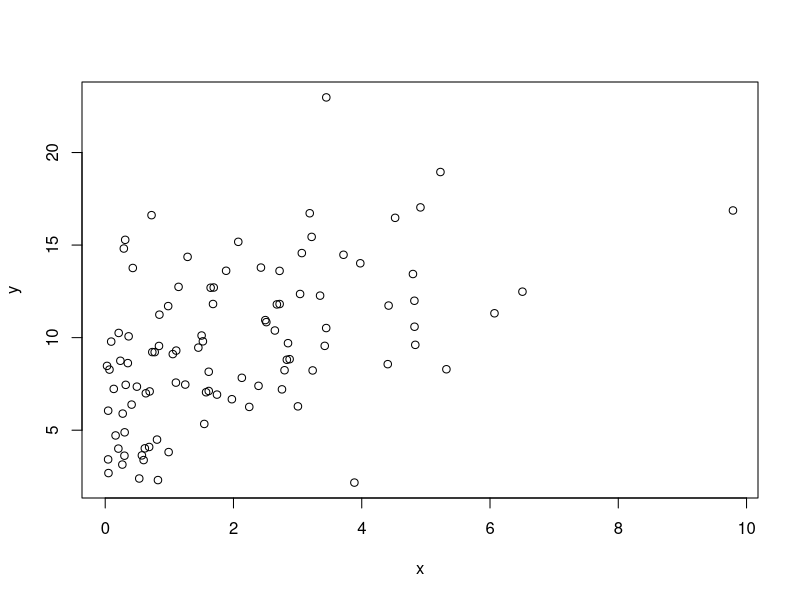
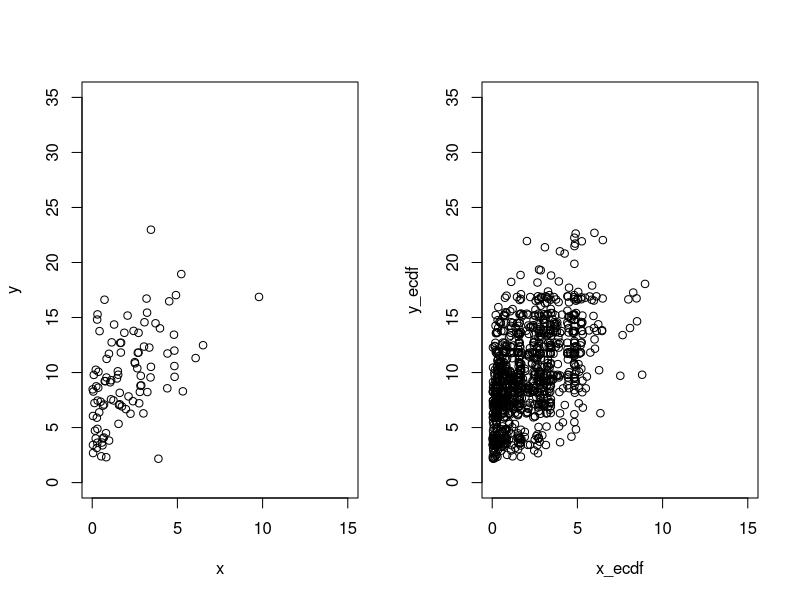
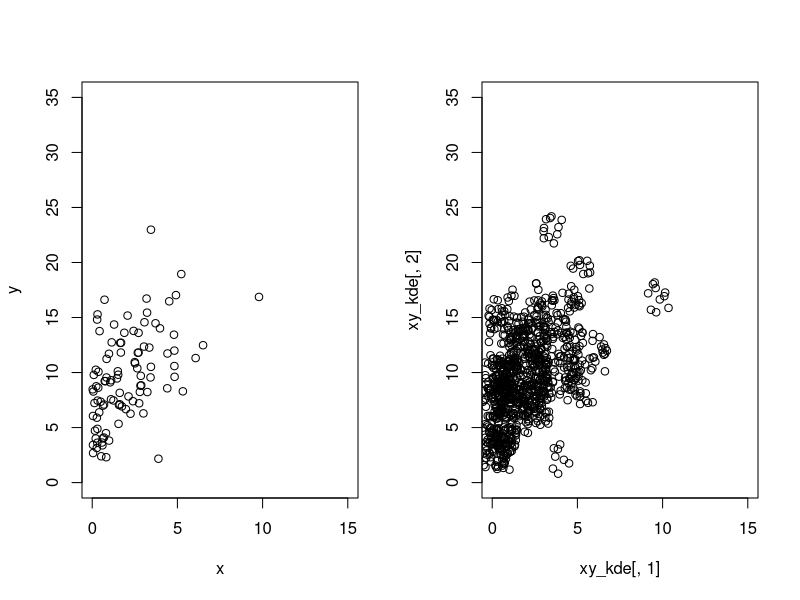

These figures' R source, in order:
## ---- chunk 1
require(mvtnorm)
n <- 100
sigma <- matrix(c(1, 0.5, 0.5, 1), nrow = 2)
set.seed(098)
dat <- rmvnorm(n, sigma = sigma)
dat <- pnorm(dat)
x <- qgamma(dat[,1], shape = 1, scale = 2)
y <- qchisq(dat[,2], df = 10)
plot(x, y)
## ---- chunk 2
## generate random number with empirical cdf
n <- 1000
sigma <- matrix(c(1, 0.5, 0.5, 1), nrow = 2)
set.seed(456)
dat <- rmvnorm(n, sigma = sigma)
dat <- pnorm(dat)

x_ecdf <- quantile(x, dat[,1])
y_ecdf <- quantile(y, dat[,2])

par(mfrow = c(1,2))
plot(x, y, xlim = c(0, 15), ylim = c(0, 35))
plot(x_ecdf, y_ecdf, xlim = c(0, 15), ylim = c(0, 35))

## ---- chunk 3
## generate random number from KDE
## check the influence of bandwidth to the random number generating
sample.kernel <- function(n, x, y, adj){
  bw_x <- adj * density(x)$bw
  bw_y <- adj * density(y)$bw
  ind <- sample(1:100, n, replace = TRUE)
  x_kde <- x[ind] + runif(n, -bw_x, bw_x)
  y_kde <- y[ind] + runif(n, -bw_y, bw_y)
  cbind(x_kde, y_kde)
}
adj = 1
xy_kde <- sample.kernel(n, x, y, adj)

par(mfrow = c(1,2))
plot(x, y, xlim = c(0, 15), ylim = c(0, 35))
plot(xy_kde[,1], xy_kde[,2], xlim = c(0, 15), ylim = c(0, 35))
